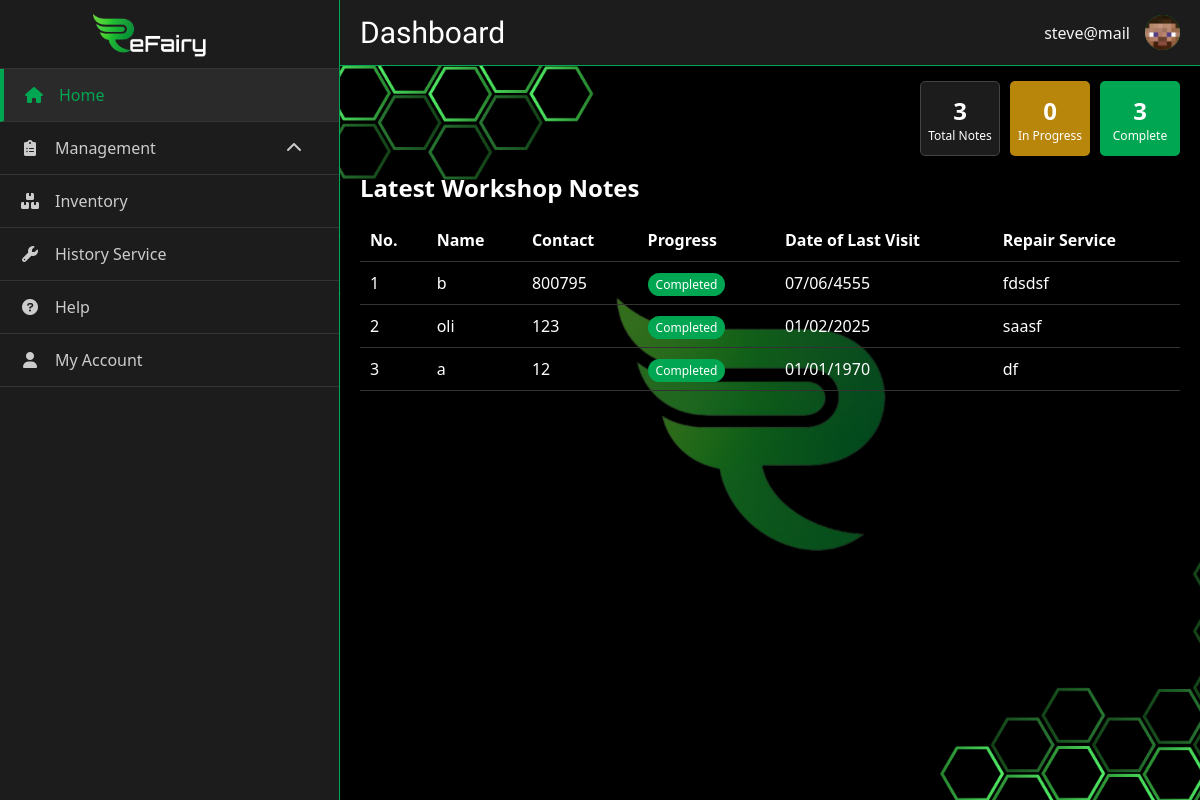
/frontend/app/homepage.php (signed in), run on the app's committed database.
### tables this page shows
CREATE TABLE `profil` (
  `id` int(11) NOT NULL,
  `admin_id` int(11) DEFAULT NULL,
  `username` varchar(255) DEFAULT NULL,
  `email` varchar(255) DEFAULT NULL,
  `employment` varchar(255) DEFAULT NULL,
  `photo` varchar(255) DEFAULT NULL
);

CREATE TABLE `management` (
  `id` int(11) NOT NULL,
  `name` varchar(255) NOT NULL,
  `contact` varchar(50) NOT NULL,
  `address` text DEFAULT NULL,
  `date_last_visit` date DEFAULT NULL,
  `repair_service` text DEFAULT NULL,
  `description` text DEFAULT NULL,
  `progress` enum('in-progress','complete') DEFAULT 'in-progress',
  `created_at` timestamp NOT NULL DEFAULT current_timestamp(),
  `updated_at` timestamp NOT NULL DEFAULT current_timestamp() ON UPDATE current_timestamp()
);

### backend/db/homepage_db.php (called while the page is built, shortened)
<?php
require_once(__DIR__ . '/../config/koneksi.php');
try {
    $stmt = $pdo->prepare("SELECT * FROM management ORDER BY date_last_visit DESC");
    $stmt->execute();
    $notes = $stmt->fetchAll(PDO::FETCH_ASSOC);
    $total = count($notes);
    $in_progress = 0;
    $completed = 0;
} catch (PDOException $e) {
    echo "Database error: " . $e->getMessage();
    die();
}
$adminId = $_SESSION['admin_id'];
$query = "SELECT email, photo FROM profil WHERE admin_id = ?";
$stmt = $pdo->prepare($query);
$stmt->execute([$adminId]);
$profil = $stmt->fetch(PDO::FETCH_ASSOC);
$email = !empty($profil['email']) ? $profil['email'] : 'Email not set';
$fotoProfil = !empty($profil['photo']) ? $profil['photo'] : null;
?>

### frontend/app/homepage.php (the view, shortened to what this page needs)
<?php
require '../../backend/db/homepage_db.php';
?>
<!DOCTYPE html>
<html lang="en">
<head>
    <link rel="stylesheet" href="../style/homepage_style.css">
    <link rel="stylesheet" href="https://cdnjs.cloudflare.com/ajax/libs/font-awesome/6.0.0-beta3/css/all.min.css">
</head>
<body>
    <div class="container">
        <div class="sidebar">
            <div class="logo-container">
                <img class="logo" src="../images/logo/Logo-group.png" alt="logo">
            </div>
            <a href="homepage.php" class="menu-item active">
                <i class="fas fa-home"></i>
                Home
            </a>
            <div class="has-submenu">
                <a href="#" class="menu-item">
                    <i class="fas fa-clipboard-list"></i>
                    Management
                    <i class="fas fa-chevron-down submenu-icon rotate-icon"></i>
                </a>
            </div>
            <a href="../inventory/index.php" class="menu-item">
                <i class="fas fa-boxes"></i>
                Inventory
            </a>
            <a href="repair.php" class="menu-item">
                <i class="fas fa-wrench"></i>
                History Service
            </a>
            <a href="help.php" class="menu-item">
                <i class="fas fa-question-circle"></i>
                Help
            </a>
            <a href="myaccount.php" class="menu-item">
                <i class="fas fa-user"></i>
                My Account
            </a>
        </div>
        <div class="main-content">
            <div class="header">
                <h1>Dashboard</h1>
                <div class="user-info">
                    <span class="email"><?php echo htmlspecialchars($email); ?></span>
                    <div class="user-icon">
                        <?php if ($fotoProfil): ?>
                            <img src="../../backend/profile_photos/<?php echo htmlspecialchars($fotoProfil); ?>" alt="Profile Photo" style="width: 35px; height: 35px; border-radius: 50%;">
                        <?php else: ?>
                            <i class="fas fa-user"></i>
                        <?php endif; ?>
                    </div>
                </div>
            </div>
            <div class="content">
                <div class="stats">
                    <div class="stat-card total">
                        <div class="number"><?php echo $total; ?></div>
                        <div class="label">Total Notes</div>
                    </div>
                    <div class="stat-card progress">
                        <div class="number"><?php echo $in_progress; ?></div>
                        <div class="label">In Progress</div>
                    </div>
                    <div class="stat-card completed">
                        <div class="number"><?php echo $completed; ?></div>
                        <div class="label">Complete</div>
                    </div>
                </div>
                <div class="workshop-notes">
                    <h2 class="section-title">Latest Workshop Notes</h2>
                    <table class="notes-table">
                        <thead>
                            <tr>
                                <th>No.</th>
                                <th>Name</th>
                                <th>Contact</th>
                                <th>Progress</th>
                                <th>Date of Last Visit</th>
                                <th>Repair Service</th>
                            </tr>
                        </thead>
                        <tbody id="notesTableBody">
                            <?php $no = 1; foreach ($notes as $note): ?>
                            <tr>
                                <td><?= $no++; ?></td>
                                <td><?= htmlspecialchars($note['name']); ?></td>
                                <td><?= htmlspecialchars($note['contact']); ?></td>
                                <td>
                                    <?php if (strtolower($note['progress']) === 'complete'): ?>
                                        <span class="status completed">Completed</span>
                                    <?php else: ?>
                                        <span class="status in-progress">In Progress...</span>
                                    <?php endif; ?>
                                </td>
                                <td><?= date('d/m/Y', strtotime($note['date_last_visit'])); ?></td>
                                <td><?= htmlspecialchars($note['repair_service']); ?></td>
                            </tr>
                            <?php endforeach; ?>
                        </tbody>
                    </table>
                </div>
            </div>
        </div>
    </div>
</body>
</html>

### frontend/style/homepage_style.css (style rules this page uses)
* { margin: 0; padding: 0; box-sizing: border-box; font-family: 'Segoe UI', Tahoma, Geneva, Verdana, sans-serif; }
body { background-color: #1c1c1c; display: flex; justify-content: center; align-items: center; }
.container { width: 100%; height: 100vh; display: flex;; border-radius: 5px; }
.logo-container { border-bottom: 1px solid #333; display: flex; justify-content: center; }
.logo { margin-right: 50px; align-items: center; height: 68px; }
.sidebar { width: 340px; background-color: #1c1c1c; border-right: 1px solid #00a651; min-height: 100vh; }
.menu-item { padding: 15px 20px; border-bottom: 1px solid #333; display: flex; align-items: center; color: #ccc; text-decoration: none; transition: all 0.3s; }
.menu-item i { margin-right: 15px; width: 20px; text-align: center; }
.menu-item:hover, .menu-item.active { background-color: #2a2a2a; color: #00a651; border-left: 4px solid #00a651; }
.menu-item.active { color: #00a651; }
.has-submenu { position: relative; }
.submenu-icon { position: absolute; right: 20px; transition: transform 0.3s; }
.rotate-icon { transform: rotate(180deg); }
.main-content { flex: 1; display: flex; flex-direction: column; }
.header { display: flex; justify-content: space-between; align-items: center; padding: 15px 20px; background-color: #1c1c1c; border-bottom: 1px solid #00a651; max-height: 12vh; }
.header h1 { font-family: 'Oxanium', sans-serif; color: white; font-size: 30px; font-weight: normal; }
.user-info { display: flex; align-items: center; color: #f5f5f5; }
.user-info .email { margin-right: 15px; }
.user-icon { width: 35px; height: 35px; background-color: #00a651; border-radius: 50%; display: flex; justify-content: center; align-items: center; }
.content { background-image: url('../images/backgrounds/background.png'); background-size: cover; background-position: center; background-repeat: no-repeat; height: 100vh; }
.stats { display: flex; justify-content: flex-end; padding: 15px 20px; gap: 10px; }
.stat-card { width: 80px; height: 75px; border-radius: 5px; display: flex; flex-direction: column; justify-content: center; align-items: center; color: white; }
.stat-card.total { background-color: #1c1c1c; border: 1px solid #444; }
.stat-card.progress { background-color: #b8860b; }
.stat-card.completed { background-color: #00a651 !important; }
.stat-card .number { font-size: 24px; font-weight: bold; }
.stat-card .label { font-size: 12px; }
.workshop-notes { padding: 0 20px 20px; flex: 1; }
.section-title { color: white; margin-bottom: 15px; }
.notes-table { width: 100%; border-collapse: collapse; color: white; overflow-y: auto; }
.notes-table th { text-align: left; padding: 10px; border-bottom: 1px solid #333; }
.notes-table td { padding: 10px; border-bottom: 1px solid #333; }
.status { padding: 3px 8px; border-radius: 15px; font-size: 12px; }
.status.completed { background-color: #00a651; color: white; }

### data on the page
profil: email "steve@mail", photo (picture)
management: name "b", contact "800795", progress "Completed", date_last_visit "07/06/4555", repair_service "fdsdsf"
management: name "oli", contact "123", progress "Completed", date_last_visit "01/02/2025", repair_service "saasf"
management: name "a", contact "12", progress "Completed", date_last_visit "01/01/1970", repair_service "df"

### other printed values
$total "3"
$in_progress "0"
$completed "3"
